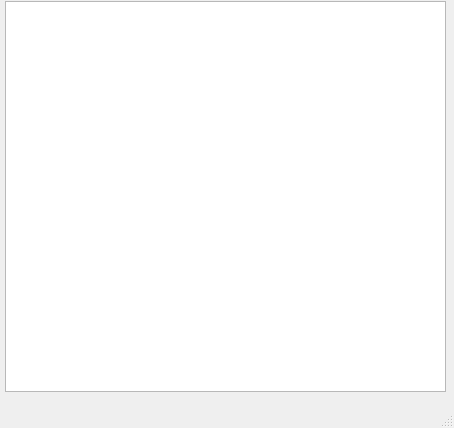
<?xml version="1.0" encoding="UTF-8"?>
<ui version="4.0">
 <class>ScheduleViewer</class>
 <widget class="QMainWindow" name="ScheduleViewer">
  <property name="geometry">
   <rect>
    <x>0</x>
    <y>0</y>
    <width>454</width>
    <height>428</height>
   </rect>
  </property>
  <property name="windowTitle">
   <string>MainWindow</string>
  </property>
  <widget class="QWidget" name="centralwidget">
   <widget class="QTableView" name="tableView">
    <property name="geometry">
     <rect>
      <x>5</x>
      <y>1</y>
      <width>441</width>
      <height>391</height>
     </rect>
    </property>
   </widget>
  </widget>
  <widget class="QMenuBar" name="menubar">
   <property name="geometry">
    <rect>
     <x>0</x>
     <y>0</y>
     <width>454</width>
     <height>25</height>
    </rect>
   </property>
  </widget>
  <widget class="QStatusBar" name="statusbar"/>
 </widget>
 <resources/>
 <connections/>
</ui>
